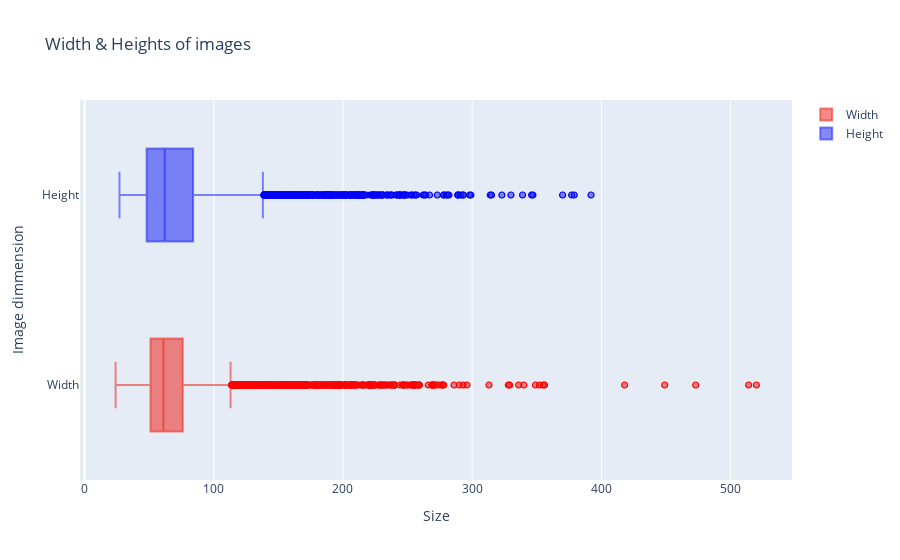

This figure's notebook cell:
### Code cell
traceW = go.Box(
    x = bee_data['w'],
    name="Width",
     marker=dict(
                color='rgba(238,23,11,0.5)',
                line=dict(
                    color='red',
                    width=1.2),
            ),
    orientation='h')
traceH = go.Box(
    x = bee_data['h'],
    name="Height",
    marker=dict(
                color='rgba(11,23,245,0.5)',
                line=dict(
                    color='blue',
                    width=1.2),
            ),
    orientation='h')
data = [traceW, traceH]
layout = dict(title = 'Width & Heights of images',
          xaxis = dict(title = 'Size', showticklabels=True), 
          yaxis = dict(title = 'Image dimmension'),
          hovermode = 'closest',
         )
fig = dict(data=data, layout=layout)
iplot(fig, filename='width-height')

### Figure 1 — Plotly figure (JSON) as saved in the notebook; plotly's stock layout.template omitted (floating-point values rounded to 4 significant figures; data arrays with more than 128 entries replaced by an {"elided": "..."} marker saying what was removed)
{"data": [{"marker": {"color": "rgba(238,23,11,0.5)", "line": {"color": "red", "width": 1.2}}, "name": "Width", "orientation": "h", "type": "box", "x": {"elided": "5172 int values"}}, {"marker": {"color": "rgba(11,23,245,0.5)", "line": {"color": "blue", "width": 1.2}}, "name": "Height", "orientation": "h", "type": "box", "x": {"elided": "5172 int values"}}], "layout": {"hovermode": "closest", "title": {"text": "Width & Heights of images"}, "xaxis": {"showticklabels": true, "title": {"text": "Size"}}, "yaxis": {"title": {"text": "Image dimmension"}}}}
